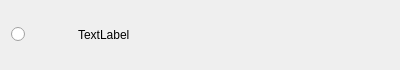
<?xml version="1.0" encoding="UTF-8"?>
<ui version="4.0">
 <class>Addgroupitem</class>
 <widget class="QWidget" name="Addgroupitem">
  <property name="geometry">
   <rect>
    <x>0</x>
    <y>0</y>
    <width>400</width>
    <height>70</height>
   </rect>
  </property>
  <property name="windowTitle">
   <string>Form</string>
  </property>
  <layout class="QHBoxLayout" name="horizontalLayout" stretch="1,2,19">
   <item>
    <widget class="QRadioButton" name="radioButton">
     <property name="minimumSize">
      <size>
       <width>25</width>
       <height>25</height>
      </size>
     </property>
     <property name="maximumSize">
      <size>
       <width>25</width>
       <height>25</height>
      </size>
     </property>
     <property name="text">
      <string/>
     </property>
     <property name="iconSize">
      <size>
       <width>20</width>
       <height>20</height>
      </size>
     </property>
    </widget>
   </item>
   <item>
    <widget class="QLabel" name="label">
     <property name="minimumSize">
      <size>
       <width>30</width>
       <height>30</height>
      </size>
     </property>
     <property name="maximumSize">
      <size>
       <width>30</width>
       <height>30</height>
      </size>
     </property>
     <property name="text">
      <string/>
     </property>
    </widget>
   </item>
   <item>
    <widget class="QLabel" name="label_2">
     <property name="text">
      <string>TextLabel</string>
     </property>
    </widget>
   </item>
  </layout>
 </widget>
 <resources/>
 <connections/>
</ui>
